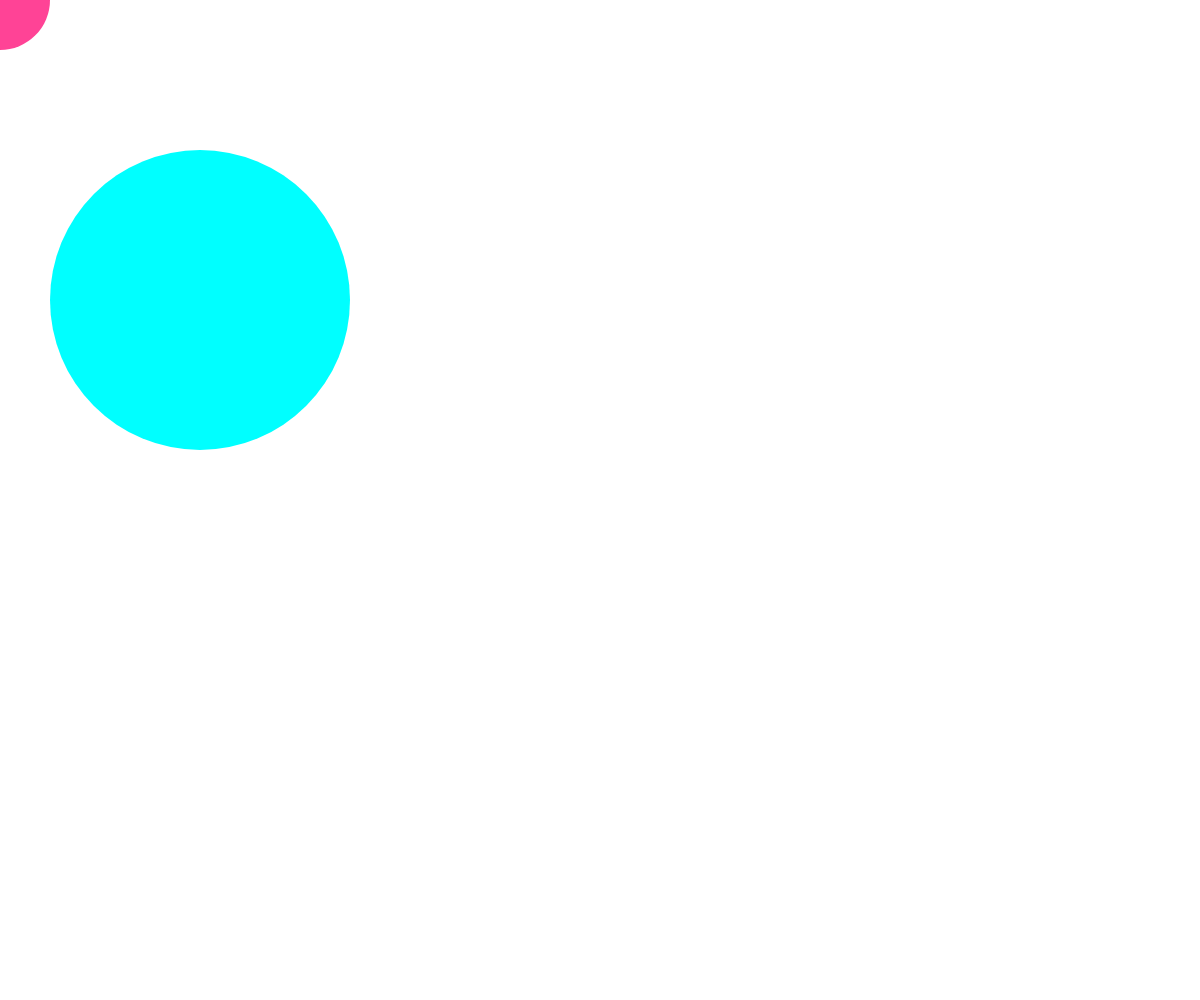
Frame 1 (no input)
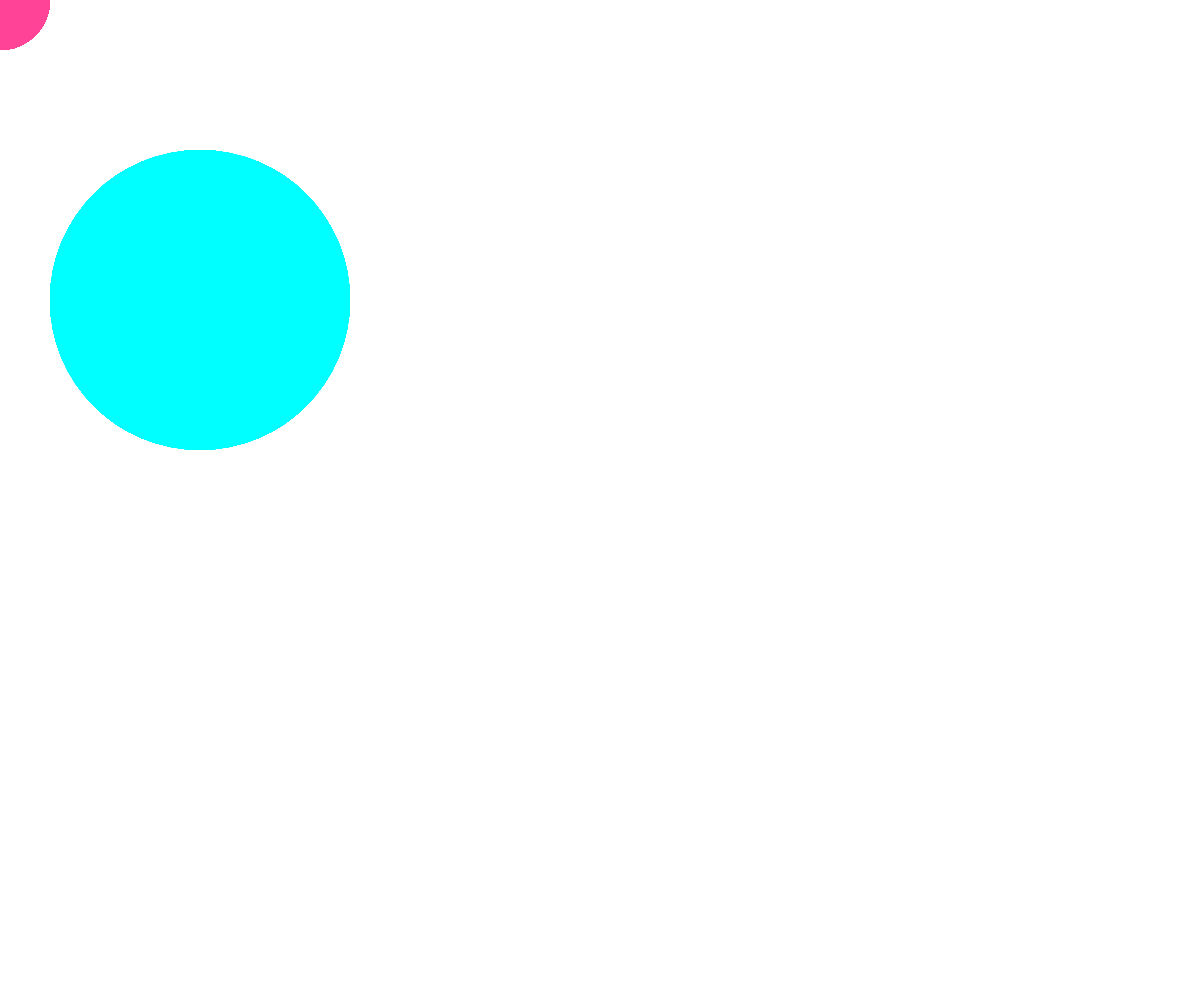
Frame 60 (no input)
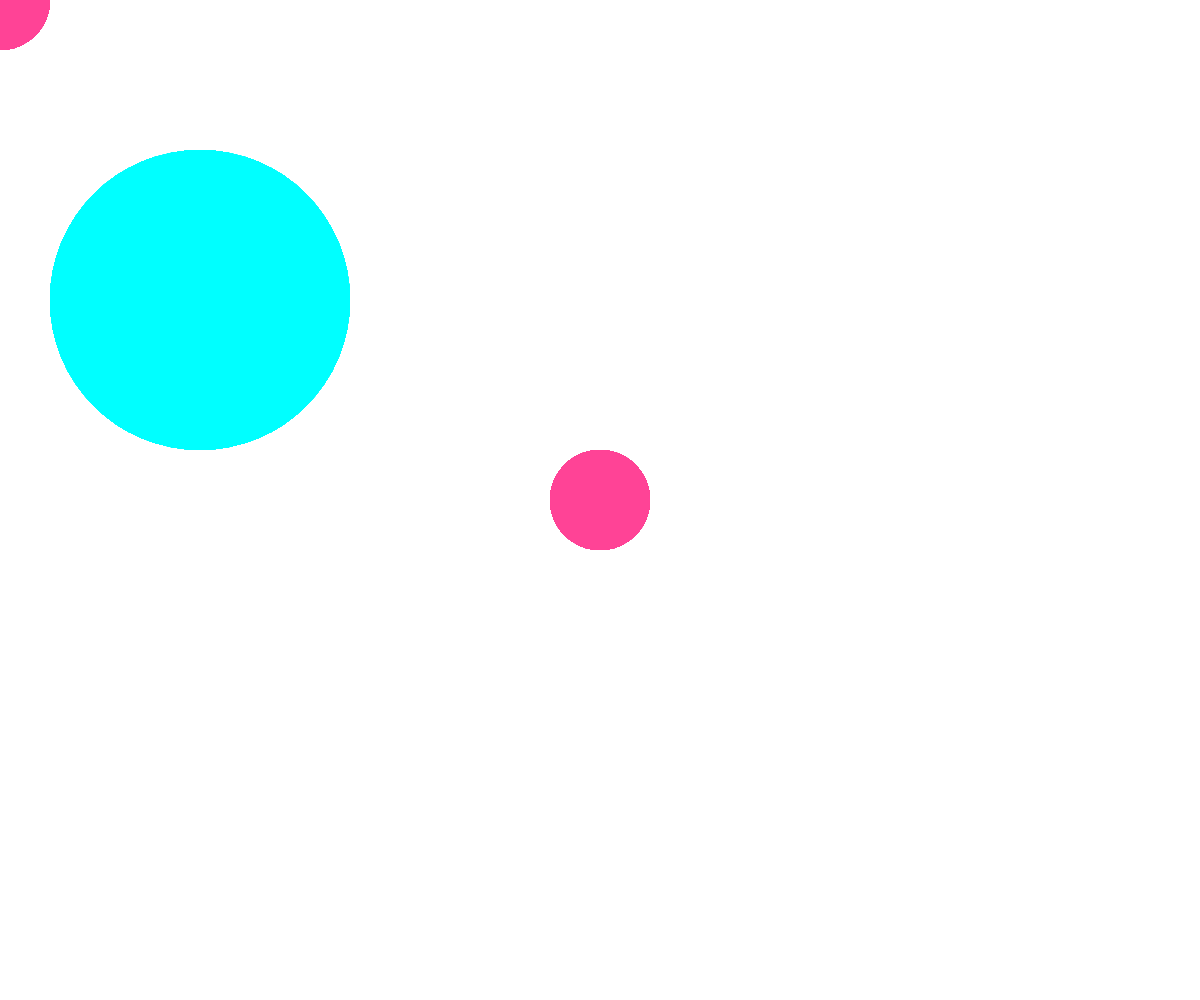
Frame 120 (the mouse pressed at the canvas centre since frame 60)

The p5.js sketch that drew these frames (run headless with seeded random() and noise() and a simulated clock; from frame 60 on, the mouse is pressed at the canvas centre):

// p5.js sketch
// ── sketch.js
function setup() {
  createCanvas(windowWidth,windowHeight);
  
}

function draw() {
  fill(255, 67, 150);
  noStroke()
  ellipse(mouseX, mouseY, 100, 100);
  fill(0,255,255);
  ellipse(200,300,300,300);
}
